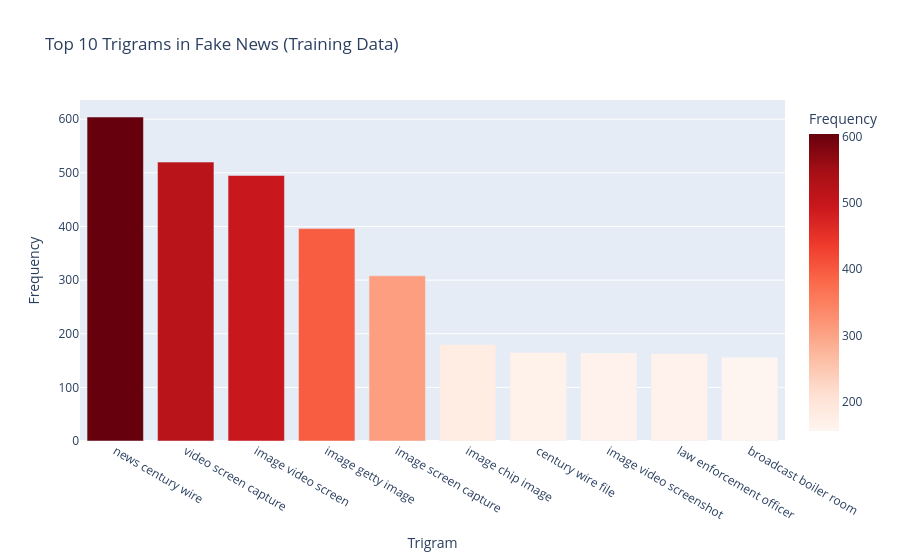

Write notebook code for a chart like this one.
### Markdown cell above
##### 4.3.8 Display the top 10 trigrams by frequency in fake news and plot them as a bar graph  <font color = red>[2.5 marks]</font> <br>

### Code cell
# Print the top 10 trigrams by frequency in fake news and plot the same using a bar graph
fake_trigrams = get_top_ngrams(fake_news_train, n=3, top=10)
print("Top 10 Trigrams in Fake News:")
print(fake_trigrams)

fig = px.bar(fake_trigrams, x='ngram', y='frequency', 
             title='Top 10 Trigrams in Fake News (Training Data)',
             labels={'ngram': 'Trigram', 'frequency': 'Frequency'},
             color='frequency', color_continuous_scale='reds')
fig.show()

### Figure 1 — Plotly figure (JSON) as saved in the notebook; plotly's stock layout.template omitted (floating-point values rounded to 4 significant figures)
{"data": [{"hovertemplate": "Trigram=%{x}<br>Frequency=%{marker.color}<extra></extra>", "legendgroup": "", "marker": {"color": [604, 520, 495, 396, 308, 180, 165, 164, 163, 156], "coloraxis": "coloraxis", "pattern": {"shape": ""}}, "name": "", "orientation": "v", "showlegend": false, "textposition": "auto", "type": "bar", "x": ["news century wire", "video screen capture", "image video screen", "image getty image", "image screen capture", "image chip image", "century wire file", "image video screenshot", "law enforcement officer", "broadcast boiler room"], "xaxis": "x", "y": [604, 520, 495, 396, 308, 180, 165, 164, 163, 156], "yaxis": "y"}], "layout": {"barmode": "relative", "coloraxis": {"autocolorscale": false, "colorbar": {"title": {"text": "Frequency"}}, "colorscale": [[0, "rgb(255,245,240)"], [0.125, "rgb(254,224,210)"], [0.25, "rgb(252,187,161)"], [0.375, "rgb(252,146,114)"], [0.5, "rgb(251,106,74)"], [0.625, "rgb(239,59,44)"], [0.75, "rgb(203,24,29)"], [0.875, "rgb(165,15,21)"], [1, "rgb(103,0,13)"]]}, "legend": {"tracegroupgap": 0}, "title": {"text": "Top 10 Trigrams in Fake News (Training Data)"}, "xaxis": {"anchor": "y", "domain": [0, 1], "title": {"text": "Trigram"}}, "yaxis": {"anchor": "x", "domain": [0, 1], "title": {"text": "Frequency"}}}}
